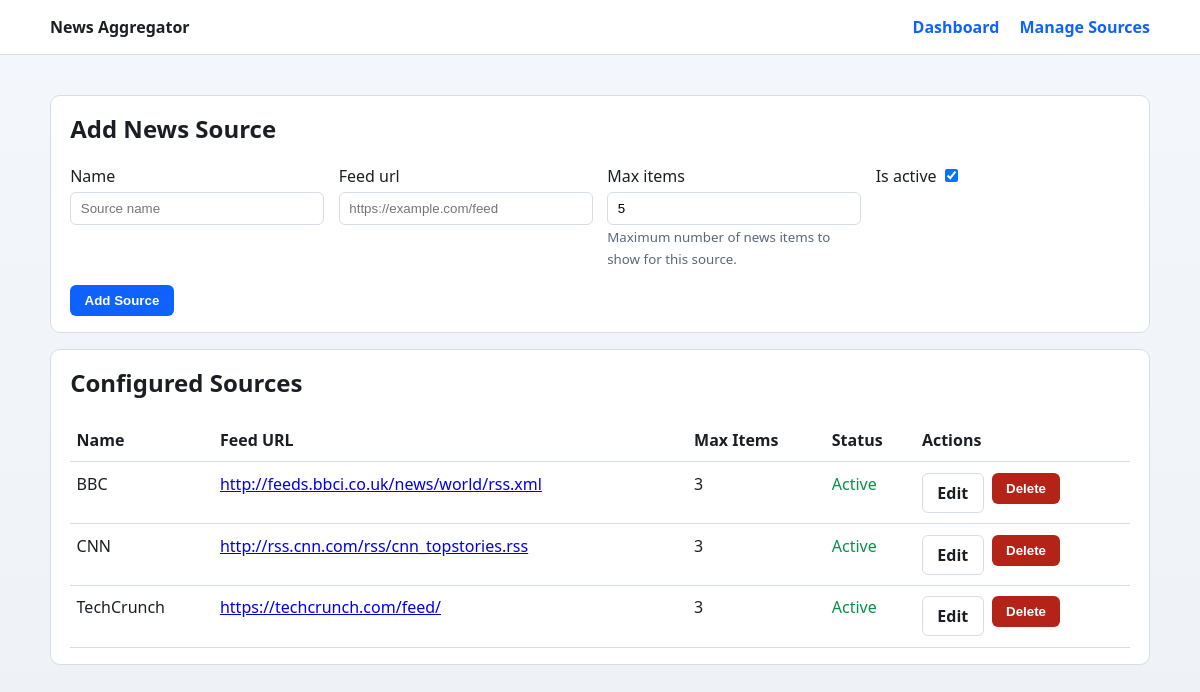
The app's page /sources/ with its own data.
### aggregator/models.py (models this page shows, shortened)
class NewsSource(models.Model):
    name = models.CharField(max_length=120, unique=True)
    feed_url = models.URLField(unique=True)
    max_items = models.PositiveIntegerField(
        default=5,
        validators=[MinValueValidator(1), MaxValueValidator(50)],
        help_text='Maximum number of news items to show for this source.',
    )
    is_active = models.BooleanField(default=True)
    created_at = models.DateTimeField(auto_now_add=True)
    updated_at = models.DateTimeField(auto_now=True)
    class Meta:
        ordering = ('name',)

### aggregator/views.py (the view)
# urls.py: path('sources/', views.source_list, name='source_list'),
def source_list(request):
    if request.method == 'POST':
        form = NewsSourceForm(request.POST)
        if form.is_valid():
            form.save()
            messages.success(request, 'News source added.')
            return redirect('aggregator:source_list')
    else:
        form = NewsSourceForm()
    return render(
        request,
        'aggregator/source_list.html',
        {
            'form': form,
            'sources': NewsSource.objects.all(),
        },
    )

### aggregator/forms.py
class NewsSourceForm(forms.ModelForm):
    class Meta:
        model = NewsSource
        fields = ('name', 'feed_url', 'max_items', 'is_active')
        widgets = {
            'name': forms.TextInput(attrs={'placeholder': 'Source name'}),
            'feed_url': forms.URLInput(attrs={'placeholder': 'https://example.com/feed'}),
            'max_items': forms.NumberInput(attrs={'min': 1, 'max': 50}),
        }

### aggregator/templates/aggregator/source_list.html (shortened to what this page needs)
{% extends "aggregator/base.html" %}
{% block content %}
<section class="card">
    <h1 style="margin-top: 0;">Add News Source</h1>
    <form method="post">
        <div style="display: grid; gap: 0.9rem; grid-template-columns: repeat(auto-fit, minmax(220px, 1fr));">
            {% for field in form %}
                <label>
                    <span>{{ field.label }}</span>
                    {{ field }}
                    {% if field.help_text %}
                        <small class="muted">{{ field.help_text }}</small>
                    {% endif %}
                </label>
            {% endfor %}
        </div>
        <div style="margin-top: 1rem;">
            <button class="btn" type="submit">Add Source</button>
        </div>
    </form>
</section>
<section class="card">
    <h2 style="margin-top: 0;">Configured Sources</h2>
    {% if sources %}
        <table>
            <thead>
            <tr>
                <th>Name</th>
                <th>Feed URL</th>
                <th>Max Items</th>
                <th>Status</th>
                <th>Actions</th>
            </tr>
            </thead>
            <tbody>
            {% for source in sources %}
                <tr>
                    <td>{{ source.name }}</td>
                    <td><a href="{{ source.feed_url }}" target="_blank" rel="noopener noreferrer">{{ source.feed_url }}</a></td>
                    <td>{{ source.max_items }}</td>
                    <td>
                        {% if source.is_active %}
                            <span style="color: #0b8f49;">Active</span>
                        {% else %}
                            <span class="muted">Inactive</span>
                        {% endif %}
                    </td>
                    <td>
                        <div class="actions">
                            <a class="btn btn-outline" href="{% url 'aggregator:source_edit' source.pk %}">Edit</a>
                            <form method="post" action="{% url 'aggregator:source_delete' source.pk %}">
                                <button class="btn btn-danger" type="submit">Delete</button>
                            </form>
                        </div>
                    </td>
                </tr>
            {% endfor %}
            </tbody>
        </table>
    {% else %}
        <p class="muted">No sources configured yet.</p>
    {% endif %}
</section>
{% endblock %}

### aggregator/templates/aggregator/base.html (shortened to what this page needs)
<!DOCTYPE html>
<html lang="en">
<head>
</head>
<body>
<header>
    <div class="header-inner">
        <strong>News Aggregator</strong>
        <nav>
            <a href="{% url 'aggregator:dashboard' %}">Dashboard</a>
            <a href="{% url 'aggregator:source_list' %}">Manage Sources</a>
        </nav>
    </div>
</header>
<main class="container">
    {% block content %}{% endblock %}
</main>
</body>
</html>

### aggregator/templates/aggregator/base.html (style rules this page uses)
:root { --bg: #f7f8fa; --surface: #ffffff; --text: #1b1f24; --muted: #5b6777; --line: #d7dde5; --accent: #0f62fe; --danger: #b42318; --ok: #0b8f49; }
* { box-sizing: border-box; }
body { margin: 0; font-family: "Segoe UI", Tahoma, Geneva, Verdana, sans-serif; background: linear-gradient(180deg, #f4f7fb 0%, #eef2f7 100%); color: var(--text); }
.container { width: min(1100px, 92vw); margin: 0 auto; padding: 1.5rem 0 2rem; }
header { background: var(--surface); border-bottom: 1px solid var(--line); margin-bottom: 1rem; }
.header-inner { width: min(1100px, 92vw); margin: 0 auto; padding: 1rem 0; display: flex; gap: 1rem; align-items: center; justify-content: space-between; }
nav a { color: var(--accent); text-decoration: none; font-weight: 600; margin-right: 1rem; }
nav a:last-child { margin-right: 0; }
.card { background: var(--surface); border: 1px solid var(--line); border-radius: 10px; padding: 1rem 1.2rem; margin-bottom: 1rem; }
.muted { color: var(--muted); }
.btn { display: inline-block; background: var(--accent); color: white; border: none; border-radius: 6px; padding: 0.5rem 0.9rem; cursor: pointer; text-decoration: none; font-weight: 600; }
.btn-outline { background: transparent; border: 1px solid var(--line); color: var(--text); }
.btn-danger { background: var(--danger); }
input[type="text"], input[type="url"], input[type="number"], select { width: 100%; border: 1px solid var(--line); border-radius: 6px; padding: 0.5rem 0.6rem; margin-top: 0.3rem; }
table { width: 100%; border-collapse: collapse; }
th, td { border-bottom: 1px solid var(--line); text-align: left; padding: 0.65rem 0.4rem; vertical-align: top; }
.actions { display: flex; gap: 0.5rem; flex-wrap: wrap; }

### records on screen
NewsSource: name "BBC", feed_url "http://feeds.bbci.co.uk/news/world/rss.xml", max_items "3", is_active "Active"
NewsSource: name "CNN", feed_url "http://rss.cnn.com/rss/cnn_topstories.rss", max_items "3", is_active "Active"
NewsSource: name "TechCrunch", feed_url "https://techcrunch.com/feed/", max_items "3", is_active "Active"

### other values on screen
{{ field.label }} "Name" "Feed url" "Max items" "Is active"
{{ field.help_text }} "Maximum number of news items to show for this source."
